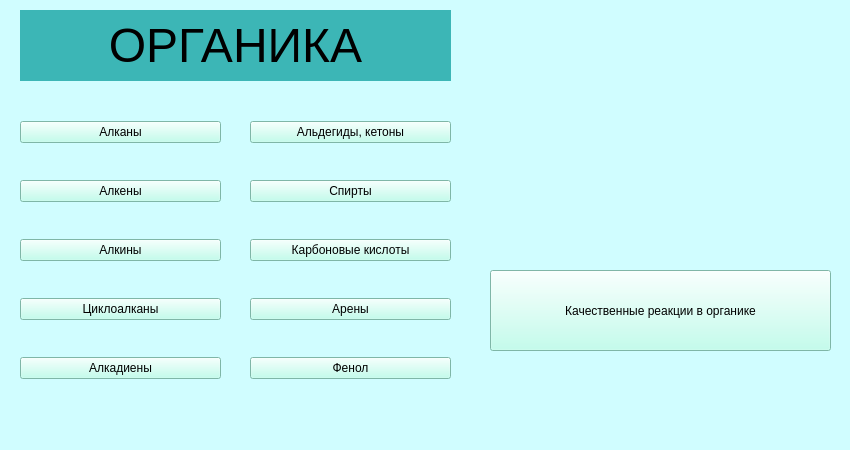
<?xml version="1.0" encoding="UTF-8"?>
<ui version="4.0">
 <class>MainWindow</class>
 <widget class="QMainWindow" name="MainWindow">
  <property name="geometry">
   <rect>
    <x>0</x>
    <y>0</y>
    <width>850</width>
    <height>450</height>
   </rect>
  </property>
  <property name="windowTitle">
   <string>MainWindow</string>
  </property>
  <property name="styleSheet">
   <string notr="true">background-color: rgb(208, 253, 255);</string>
  </property>
  <widget class="QWidget" name="centralwidget">
   <widget class="QLabel" name="label">
    <property name="geometry">
     <rect>
      <x>20</x>
      <y>10</y>
      <width>431</width>
      <height>71</height>
     </rect>
    </property>
    <property name="styleSheet">
     <string notr="true">background-color: rgb(60, 182, 182);</string>
    </property>
    <property name="text">
     <string>&lt;html&gt;&lt;head/&gt;&lt;body&gt;&lt;p align=&quot;center&quot;&gt;&lt;span style=&quot; font-size:36pt;&quot;&gt;ОРГАНИКА&lt;/span&gt;&lt;/p&gt;&lt;/body&gt;&lt;/html&gt;</string>
    </property>
   </widget>
   <widget class="QWidget" name="verticalLayoutWidget_3">
    <property name="geometry">
     <rect>
      <x>20</x>
      <y>90</y>
      <width>201</width>
      <height>321</height>
     </rect>
    </property>
    <layout class="QVBoxLayout" name="verticalLayout_11">
     <item>
      <widget class="QPushButton" name="btn_alkanes">
       <property name="styleSheet">
        <string notr="true">background-color: rgb(178, 255, 234);</string>
       </property>
       <property name="text">
        <string>Алканы</string>
       </property>
      </widget>
     </item>
     <item>
      <widget class="QPushButton" name="btn_alkenes">
       <property name="styleSheet">
        <string notr="true">background-color: rgb(178, 255, 234);</string>
       </property>
       <property name="text">
        <string>Алкены</string>
       </property>
      </widget>
     </item>
     <item>
      <widget class="QPushButton" name="btn_alkynes">
       <property name="styleSheet">
        <string notr="true">background-color: rgb(178, 255, 234);</string>
       </property>
       <property name="text">
        <string>Алкины</string>
       </property>
      </widget>
     </item>
     <item>
      <widget class="QPushButton" name="btn_cycloalkanes">
       <property name="styleSheet">
        <string notr="true">background-color: rgb(178, 255, 234);</string>
       </property>
       <property name="text">
        <string>Циклоалканы</string>
       </property>
       <property name="flat">
        <bool>false</bool>
       </property>
      </widget>
     </item>
     <item>
      <widget class="QPushButton" name="btn_alkadienes">
       <property name="styleSheet">
        <string notr="true">background-color: rgb(178, 255, 234);</string>
       </property>
       <property name="text">
        <string>Алкадиены</string>
       </property>
      </widget>
     </item>
    </layout>
   </widget>
   <widget class="QWidget" name="verticalLayoutWidget">
    <property name="geometry">
     <rect>
      <x>250</x>
      <y>90</y>
      <width>201</width>
      <height>321</height>
     </rect>
    </property>
    <layout class="QVBoxLayout" name="verticalLayout">
     <item>
      <widget class="QPushButton" name="btn_ketones">
       <property name="styleSheet">
        <string notr="true">background-color: rgb(178, 255, 234);</string>
       </property>
       <property name="text">
        <string>Альдегиды, кетоны</string>
       </property>
      </widget>
     </item>
     <item>
      <widget class="QPushButton" name="btn_alcohols">
       <property name="styleSheet">
        <string notr="true">background-color: rgb(178, 255, 234);</string>
       </property>
       <property name="text">
        <string>Спирты</string>
       </property>
      </widget>
     </item>
     <item>
      <widget class="QPushButton" name="btn_carboxylic">
       <property name="styleSheet">
        <string notr="true">background-color: rgb(178, 255, 234);</string>
       </property>
       <property name="text">
        <string>Карбоновые кислоты</string>
       </property>
      </widget>
     </item>
     <item>
      <widget class="QPushButton" name="btn_amines">
       <property name="styleSheet">
        <string notr="true">background-color: rgb(178, 255, 234);</string>
       </property>
       <property name="text">
        <string>Арены</string>
       </property>
      </widget>
     </item>
     <item>
      <widget class="QPushButton" name="btn_phenol">
       <property name="styleSheet">
        <string notr="true">background-color: rgb(178, 255, 234);</string>
       </property>
       <property name="text">
        <string>Фенол</string>
       </property>
      </widget>
     </item>
    </layout>
   </widget>
   <widget class="QPushButton" name="btn_reactions">
    <property name="geometry">
     <rect>
      <x>490</x>
      <y>270</y>
      <width>341</width>
      <height>81</height>
     </rect>
    </property>
    <property name="styleSheet">
     <string notr="true">background-color: rgb(178, 255, 234);</string>
    </property>
    <property name="text">
     <string>Качественные реакции в органике</string>
    </property>
   </widget>
   <widget class="QPushButton" name="picture">
    <property name="geometry">
     <rect>
      <x>480</x>
      <y>10</y>
      <width>361</width>
      <height>231</height>
     </rect>
    </property>
    <property name="text">
     <string/>
    </property>
    <property name="icon">
     <iconset>
      <normaloff>chemistry.jpg</normaloff>chemistry.jpg</iconset>
    </property>
    <property name="iconSize">
     <size>
      <width>300</width>
      <height>300</height>
     </size>
    </property>
    <property name="flat">
     <bool>true</bool>
    </property>
   </widget>
  </widget>
  <widget class="QMenuBar" name="menubar">
   <property name="geometry">
    <rect>
     <x>0</x>
     <y>0</y>
     <width>850</width>
     <height>18</height>
    </rect>
   </property>
  </widget>
  <widget class="QStatusBar" name="statusbar"/>
 </widget>
 <resources/>
 <connections/>
</ui>
